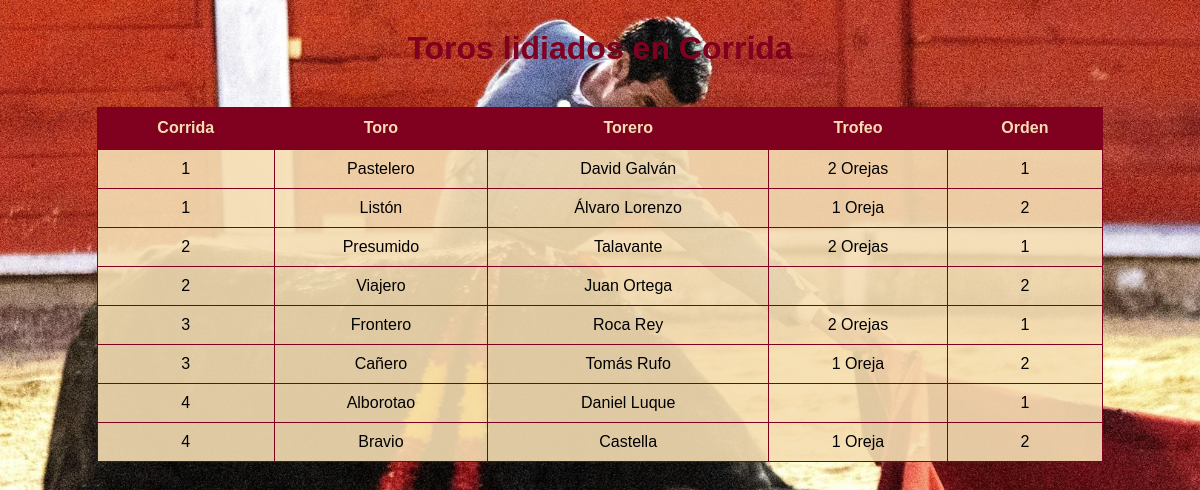
The page /toros_corrida/mostrar_toros_corrida.php (signed in) on the database its author committed.
### tables this page shows
CREATE TABLE `toros_corrida` (
  `id_corrida` int(11) NOT NULL,
  `id_toro` int(11) NOT NULL,
  `id_torero` int(11) NOT NULL,
  `orden_salida` int(11) DEFAULT NULL,
  `trofeo` enum('1 Oreja','2 Orejas','Rabo','Indultado') DEFAULT NULL
);

CREATE TABLE `toros` (
  `id_toro` int(11) NOT NULL,
  `nombre` varchar(100) DEFAULT NULL,
  `edad` int(11) DEFAULT NULL,
  `peso` decimal(6,2) DEFAULT NULL,
  `capa` varchar(50) DEFAULT NULL,
  `ganaderia` varchar(100) DEFAULT NULL,
  `id_gan` int(11) DEFAULT NULL
);

CREATE TABLE `toreros` (
  `id_torero` int(11) NOT NULL,
  `nombre` varchar(100) NOT NULL,
  `nombre_artistico` varchar(100) DEFAULT NULL,
  `fecha_nac` date DEFAULT NULL,
  `nacionalidad` varchar(50) DEFAULT NULL
);

### toros_corrida/mostrar_toros_corrida.php (the view, shortened to what this page needs)
<?php
include "../conexion.php";
$sql = "SELECT
tc.id_corrida,
t.nombre AS toro,
tr.nombre_artistico AS torero,
tc.trofeo,
tc.orden_salida
FROM toros_corrida tc
JOIN toros t ON tc.id_toro = t.id_toro
JOIN toreros tr ON tc.id_torero = tr.id_torero
ORDER BY tc.id_corrida, tc.orden_salida";
$resultado = $conexion->query($sql);
?>
<!DOCTYPE html>
<html>
<head>
</head>
<body>
<div class="contenedor">
<h1>Toros lidiados en Corrida</h1>
<table>
<tr>
<th>Corrida</th>
<th>Toro</th>
<th>Torero</th>
<th>Trofeo</th>
<th>Orden</th>
</tr>
<?php while($fila = $resultado->fetch_assoc()){ ?>
<tr>
<td><?php echo $fila['id_corrida']; ?></td>
<td><?php echo $fila['toro']; ?></td>
<td><?php echo $fila['torero']; ?></td>
<td><?php echo $fila['trofeo']; ?></td>
<td><?php echo $fila['orden_salida']; ?></td>
</tr>
<?php } ?>
</table>
</div>
</body>
</html>

### toros_corrida/mostrar_toros_corrida.php (style rules this page uses)
body { font-family:Arial; background:url('fondo_toros_corrida.jpg') no-repeat center center fixed; background-size:cover; }
h1 { text-align:center; color:#800020; margin-top:30px; }
table { width:85%; margin:auto; margin-top:40px; border-collapse:collapse; background:rgba(245,222,179,0.9); }
th { background:#800020; color:#f5deb3; padding:12px; }
td { padding:10px; border:1px solid #800020; text-align:center; }

### rows shown on the page
toros_corrida: id_corrida "1", id_toro.nombre "Pastelero", id_torero.nombre_artistico "David Galván", trofeo "2 Orejas", orden_salida "1"
toros_corrida: id_corrida "1", id_toro.nombre "Listón", id_torero.nombre_artistico "Álvaro Lorenzo", trofeo "1 Oreja", orden_salida "2"
toros_corrida: id_corrida "2", id_toro.nombre "Presumido", id_torero.nombre_artistico "Talavante", trofeo "2 Orejas", orden_salida "1"
toros_corrida: id_corrida "2", id_toro.nombre "Viajero", id_torero.nombre_artistico "Juan Ortega", orden_salida "2"
toros_corrida: id_corrida "3", id_toro.nombre "Frontero", id_torero.nombre_artistico "Roca Rey", trofeo "2 Orejas", orden_salida "1"
toros_corrida: id_corrida "3", id_toro.nombre "Cañero", id_torero.nombre_artistico "Tomás Rufo", trofeo "1 Oreja", orden_salida "2"
toros_corrida: id_corrida "4", id_toro.nombre "Alborotao", id_torero.nombre_artistico "Daniel Luque", orden_salida "1"
toros_corrida: id_corrida "4", id_toro.nombre "Bravio", id_torero.nombre_artistico "Castella", trofeo "1 Oreja", orden_salida "2"
